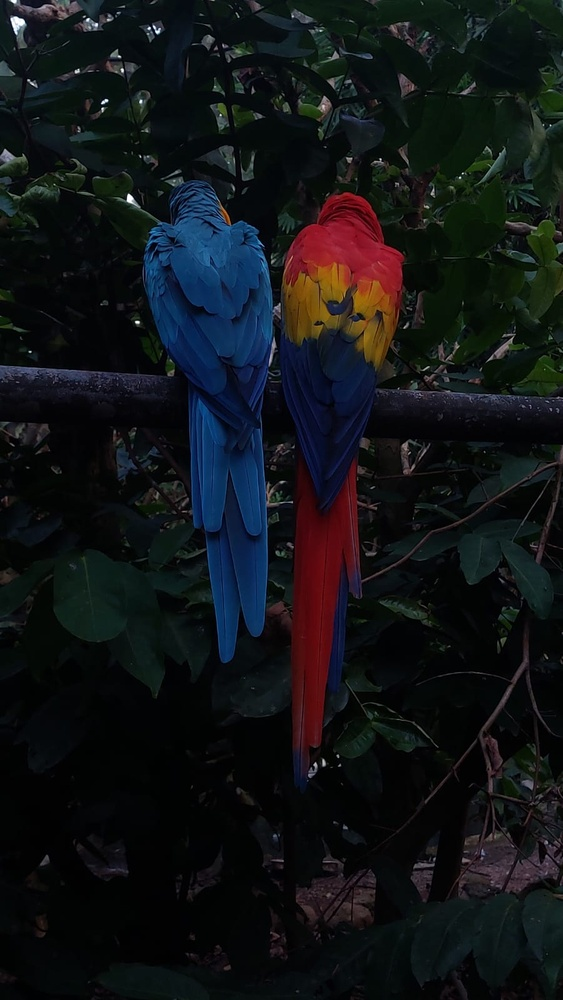
#> input picture Assignment 1/parrots.jpeg, 563 x 1000 px, shrunk from 901 x 1600 before the run
$ jupyter execute 'Question 5.ipynb'
#> lines starting #> are read from the running program, lines starting #| are printed output that depends on the picture
[cell 1]
import cv2 as cv
import numpy as np
import matplotlib.pyplot as plt

#Histogram equalization function
def hist_equalization (image):
    hist , bins = np.histogram(image.ravel(),256,[0,256]) #histogram of the image
    cdf = hist.cumsum() #cumulative distribution function

    cdf_m = np.ma.masked_equal(cdf,0) #masking the cdf to ignore the 0 values so that proper scaling is done
    cdf_m = (cdf_m - cdf_m.min())*255/(cdf_m.max()-cdf_m.min()) #scaling the cdf to be in the range [0,255]
    cdf = np.ma.filled(cdf_m,0).astype('uint8') #filling the masked cdf with 0
    image2 = cdf[image] #mapping the image with the cdf

    return image2

#Step 1 : Read the image and plot the histogram and normalized cdf
img = cv.imread('parrots.jpeg',0)
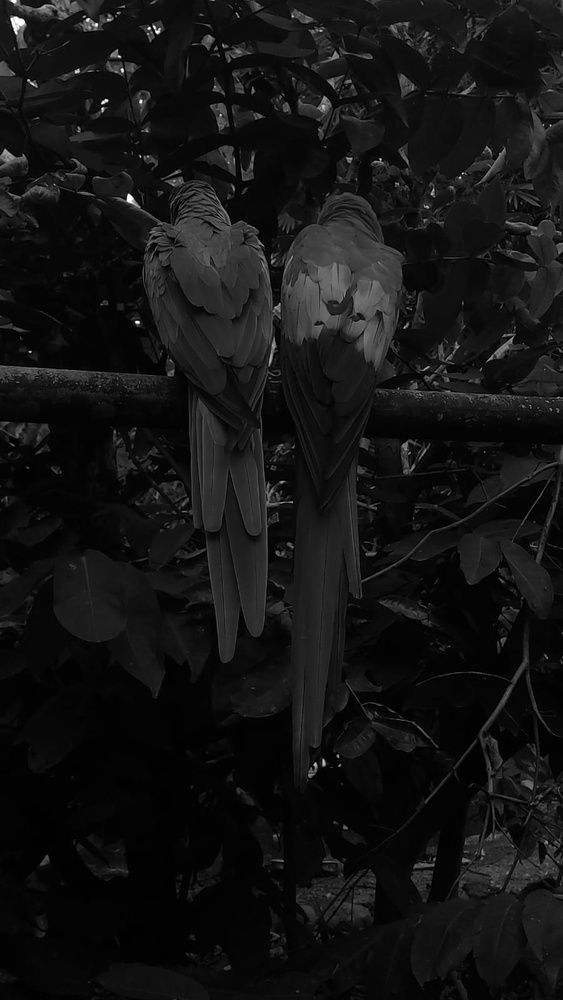
#> img: shape (1000, 563); min 0, max 255, mean 19.1
hist , bins = np.histogram(img.ravel(),256,[0,256])
#> hist = 256 values, max 41801 at index 3, min 0 at index 187, mean 2199.2; bins = 257 values from 0 to 256
cdf = hist.cumsum()
#> cdf = 256 values from 2338 to 563000
cdf_normalized = cdf * hist.max()/ cdf.max()
#> cdf_normalized = 256 values from 173.6 to 41801

fig, ax = plt.subplots(2,2,figsize=(10,5))
ax[0,0].imshow(cv.cvtColor(cv.imread("parrots.jpeg"), cv.COLOR_BGR2RGB))
ax[0,0].set_title("Original Image")
ax[0,1].plot(cdf_normalized, color = 'b') #plotting the normalized cdf
ax[0,1].hist(img.flatten(),256,[0,256], color = 'r')
ax[0,1].set_xlim([0,256])
ax[0,1].legend(('cdf','histogram'), loc = 'upper left')


#Step 2 : Apply the histogram equalization function
img2 = hist_equalization(img)
#> in hist_equalization, `hist , bins = np.histogram(image.ravel(),256,[0,256])`: bins = 257 values from 0 to 256
#> in hist_equalization, `cdf = hist.cumsum()`: cdf = 256 values from 2338 to 563000
#> in hist_equalization, `cdf = np.ma.filled(cdf_m,0).astype('uint8')`: cdf = 256 values from 0 to 255
#> in hist_equalization, `image2 = cdf[image]`:
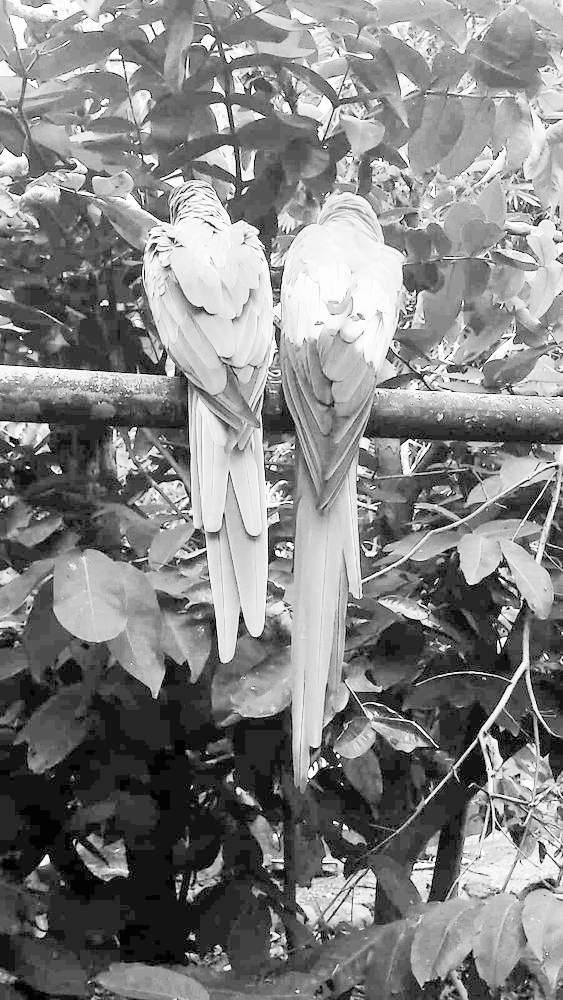
#> image2: shape (1000, 563); min 0, max 255, mean 130.2

#Step 3 : Plot the histogram and normalized cdf of the equalized image
hist2 , bins2 = np.histogram(img2.ravel(),256,[0,256]) #histogram of the image
#> hist2 = 256 values, max 41801 at index 38, min 0 at index 1, mean 2199.2; bins2 = 257 values from 0 to 256
cdf2 = hist2.cumsum()
#> cdf2 = 256 values from 2338 to 563000
cdf_normalized2 = cdf2 * hist2.max()/ cdf2.max()
#> cdf_normalized2 = 256 values from 173.6 to 41801

ax[1,0].imshow(cv.cvtColor(img2, cv.COLOR_BGR2RGB))
ax[1,0].set_title("Equalized Image")
ax[1,1].plot(cdf_normalized2, color = 'b') #plotting the normalized cdf
ax[1,1].hist(img2.flatten(),256,[0,256], color = 'r')
ax[1,1].set_xlim([0,256])
ax[1,1].legend(('cdf','histogram'), loc = 'upper left')

plt.tight_layout()
plt.show()
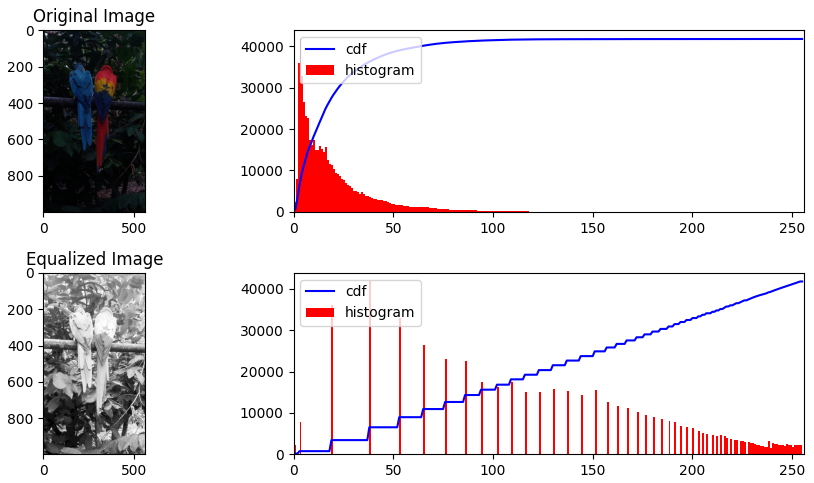
#> figure drawn by matplotlib, 4 panels; panel 2: tallest bar 41801 high, from x = 3 to 4; panel 2: curve peaks at x = 255, y = 41801; panel 4: tallest bar 41801 high, from x = 38 to 39; panel 4: curve peaks at x = 255, y = 41801
